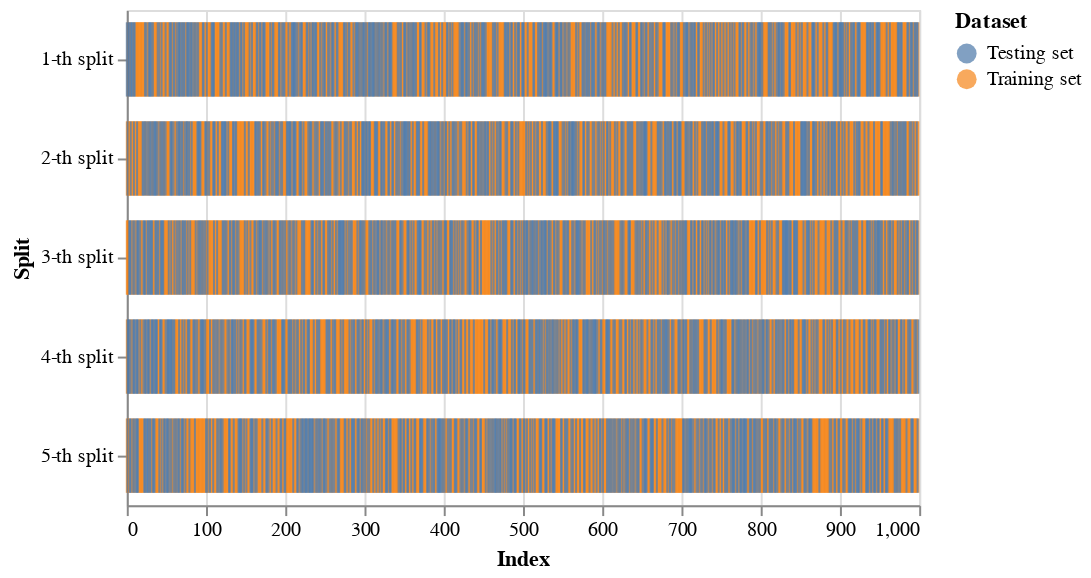

Notebook cell for this chart:
### Markdown cell above
그럼, Cross-Validation에서 생성된 Split의 분포를 위에서 구현한 함수로 확인해보자.

### Code cell
chart, stat = vis_and_stats(splitter, X, y)
display(chart)
display(stat)

### Figure 1 — Vega-Lite specification as saved in the notebook (floating-point values rounded to 4 significant figures; data arrays with more than 128 entries replaced by an {"elided": "..."} marker saying what was removed)
{"config": {"view": {"continuousWidth": 400, "continuousHeight": 300}}, "data": {"name": "data-78cb136b4a7d02e9ce08a0126bcfdfc6"}, "mark": {"type": "tick", "bandSize": 20, "thickness": 1}, "encoding": {"color": {"field": "Dataset", "type": "nominal"}, "x": {"field": "Index", "type": "quantitative"}, "y": {"field": "Split", "type": "ordinal"}}, "height": 250, "$schema": "https://vega.github.io/schema/vega-lite/v4.17.0.json", "datasets": {"data-78cb136b4a7d02e9ce08a0126bcfdfc6": {"elided": "5000 records"}}}
